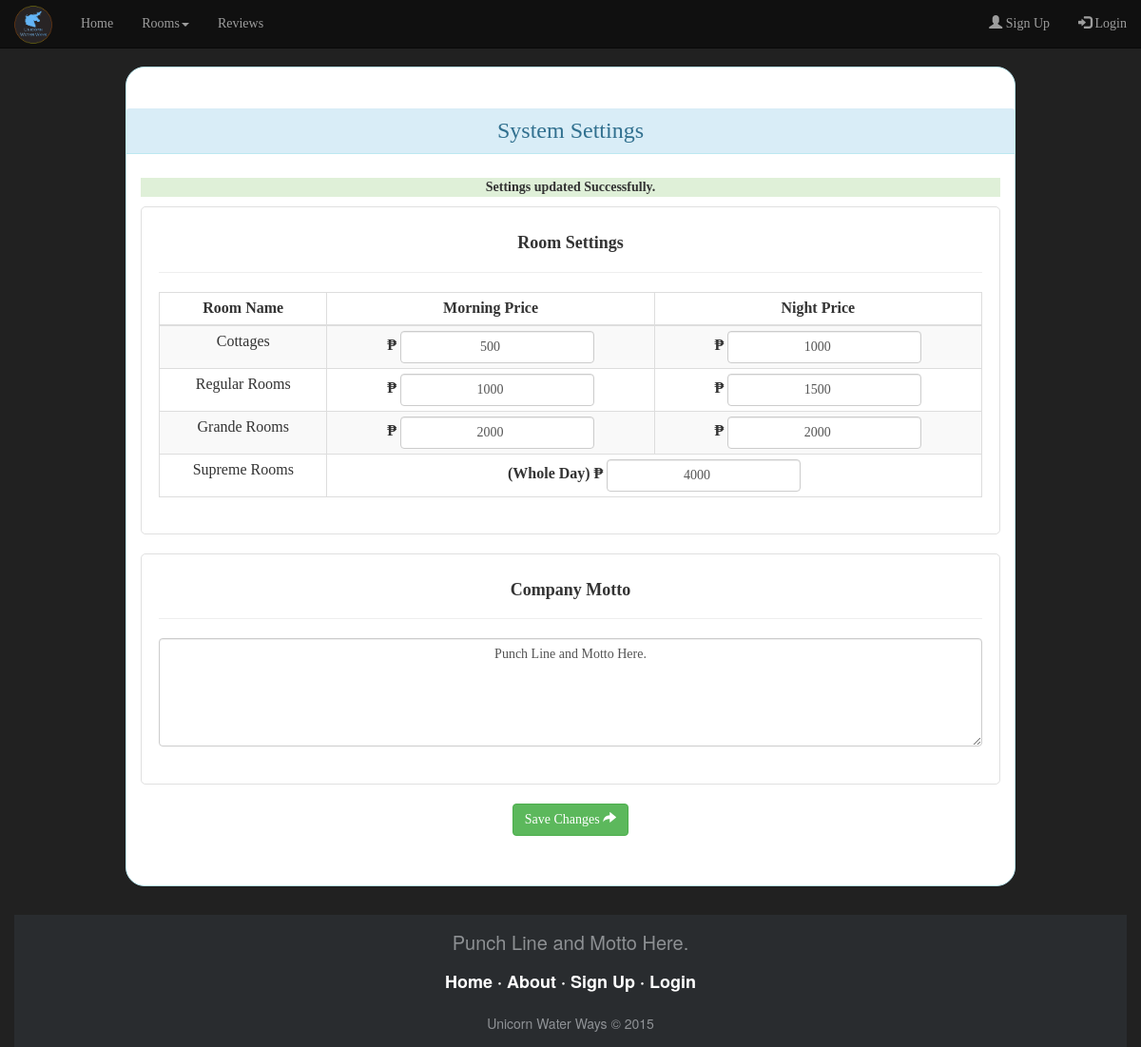
The app's page /settings.php?success=1 with its own data.
### tables this page shows
CREATE TABLE `amenities` (
  `id` int(1) NOT NULL,
  `name` varchar(30) DEFAULT NULL,
  `dayPrice` double(6,2) DEFAULT NULL,
  `nightPrice` double(6,2) DEFAULT NULL,
  `minPerson` int(2) DEFAULT NULL,
  `maxPerson` int(2) DEFAULT NULL,
  `count` int(2) DEFAULT NULL,
  PRIMARY KEY (`id`)
);

CREATE TABLE `motto` (
  `motto` varchar(999) DEFAULT NULL
);

### amenities.php (called while the page is built, shortened)
<?php
	include("db.php");
	$sql = "SELECT * FROM amenities WHERE id=1";
	$result = mysqli_query($conn, $sql);
	while($row = mysqli_fetch_assoc($result)) {
		$room1name = $row["name"];
		$room1dayPrice = number_format($row["dayPrice"], 2, '.', '');
		$room1nightPrice = number_format($row["nightPrice"], 2, '.', '');
	}
	$sql = "SELECT * FROM amenities WHERE id=2";
	$result = mysqli_query($conn, $sql);
	while($row = mysqli_fetch_assoc($result)) {
		$room2name = $row["name"];
		$room2dayPrice = number_format($row["dayPrice"], 2, '.', '');
		$room2nightPrice = number_format($row["nightPrice"], 2, '.', '');
	}
	$sql = "SELECT * FROM amenities WHERE id=3";
	$result = mysqli_query($conn, $sql);
	while($row = mysqli_fetch_assoc($result)) {
		$room3name = $row["name"];
		$room3dayPrice = number_format($row["dayPrice"], 2, '.', '');
		$room3nightPrice = number_format($row["nightPrice"], 2, '.', '');
	}
	$sql = "SELECT * FROM amenities WHERE id=4";
	$result = mysqli_query($conn, $sql);
	while($row = mysqli_fetch_assoc($result)) {
		$room4name = $row["name"];
		$room4dayPrice = number_format($row["dayPrice"], 2, '.', '');
		$room4nightPrice = number_format($row["nightPrice"], 2, '.', '');
	}
?>

### motto.php (called while the page is built)
<?php
	include('db.php');
	$sql = "SELECT motto FROM motto";
	$result = mysqli_query($conn, $sql);
	while($row = mysqli_fetch_assoc($result)) {
		$motto = $row['motto'];
	}
?>

### settings.php (the view, shortened to what this page needs)
<?php
	include("amenities.php");
	$room1dayPrice = number_format($room1dayPrice, 0, '', '');
	$room2dayPrice = number_format($room2dayPrice, 0, '', '');
	$room3dayPrice = number_format($room3dayPrice, 0, '', '');
	$room4dayPrice = number_format($room4dayPrice, 0, '', '');
	$room1nightPrice = number_format($room1nightPrice, 0, '', '');
	$room2nightPrice = number_format($room2nightPrice, 0, '', '');
	$room3nightPrice = number_format($room3nightPrice, 0, '', '');
	$room4nightPrice = number_format($room4nightPrice, 0, '', '');
	include("motto.php");
?>
<html lang="en">
  	<head>
	    <link rel="stylesheet" href="bootstrap/css/bootstrap.min.css">
	    <link rel="stylesheet" href="css/unicornic.css">
	    <link rel="stylesheet" href="css/settings.css">
  	</head>
  	<body data-spy="scroll" data-target=".navbar" data-offset="80">
	  	<nav id="nav" class="navbar navbar-inverse navbar-fixed-top">
		  	<div class="container-fluid">
			    <div class="navbar-header">
		    		<a href="index.php#home" class="navbar-brand">
		    			<img src="img/unicornLogo2.png" height="40px" width="40px"></img>
					</a>
			    </div>
			    <div class="collapse navbar-collapse" id="myNavbar">
			      	<ul class="nav navbar-nav">
			      		<li><a href="index.php#home">Home</a></li>
		        		<li class="dropdown">
		        			<a class="dropdown-toggle" data-toggle="dropdown" href="#">
		        				Rooms<span class="caret"></span>
		        			</a>
		        		</li>
		        		<li><a href="reviews.php">Reviews</a></li>
			      	</ul>
			      	<?php
			      	if (empty($_SESSION['login'])) {
				      	echo "
				      	<ul class='nav navbar-nav navbar-right'>
					        <li>
					        	<a href='signup.html'>
					        		<span class='glyphicon glyphicon-user'></span>
					        		Sign Up
					        	</a>
					        </li>
					        <li>
					        	<a href='login.html'>
					        		<span class='glyphicon glyphicon-log-in'></span>
					        		Login
				        		</a>
					        </li>
					    </ul>";
					}
				    ?>
			    </div>
		  	</div>
		</nav>
		<div class="card panel panel-default text-center panel-info settings">
			<h3 class="panel-heading">System Settings</h3>
			<form class="panel-body" action="saveSettings.php" method="post">
				<?php
					if(isset($_GET['success'])) {
						echo "<p class='bg-success'><strong>Settings updated Successfully.</strong></p>";
					}
				?>
				<div class="setting-card">
					<h4><strong>Room Settings</strong></h4>
					<hr>
					<div class="table-responsive">
						<table class="table table-condensed table-bordered table-striped form-inline">
							<thead>
								<th class="text-center">Room Name</th>
								<th class="text-center">Morning Price</th>
								<th class="text-center">Night Price</th>
							</thead>
							<tbody>
								<tr class="text-center">
									<td><?php echo $room1name; ?></td>
									<td>
										<label for="morningCPrice">&#8369;</label>
										<input onchange="priceChange(0)" oninput="priceChange(0)" class="form-control price-input" name="morningCPrice" id="morningCPrice"
											type="number" min="0" value="<?php echo $room1dayPrice; ?>"></input>
									</td>
									<td>
										<label for="nightCPrice">&#8369;</label>
										<input onchange="priceChange(1)" oninput="priceChange(1)" class="form-control price-input" name="nightCPrice" id="nightCPrice"
											type="number" min="0" value="<?php echo $room1nightPrice; ?>"></input>
									</td>
								</tr>
								<tr class="text-center">
									<td><?php echo $room2name; ?></td>
									<td>
										<label for="morningRPrice">&#8369;</label>
										<input onchange="priceChange(2)" oninput="priceChange(2)" class="form-control price-input" name="morningRPrice" id="morningRPrice"
											type="number" min="0" value="<?php echo $room2dayPrice; ?>"></input>
									</td>
									<td>
										<label for="nightRPrice">&#8369;</label>
										<input onchange="priceChange(3)" oninput="priceChange(3)" class="form-control price-input" name="nightRPrice" id="nightRPrice"
											type="number" min="0" value="<?php echo $room2nightPrice; ?>"></input>
									</td>
								</tr>
								<tr class="text-center">
									<td><?php echo $room3name; ?></td>
									<td>
										<label for="morningGPrice">&#8369;</label>
										<input onchange="priceChange(4)" oninput="priceChange(4)" class="form-control price-input" name="morningGPrice" id="morningGPrice"
											type="number" min="0" value="<?php echo $room3dayPrice; ?>"></input>
									</td>
									<td>
										<label for="nightGPrice">&#8369;</label>
										<input onchange="priceChange(5)" oninput="priceChange(5)" class="form-control price-input" name="nightGPrice" id="nightGPrice"
											type="number" min="0" value="<?php echo $room3nightPrice; ?>"></input>
									</td>
								</tr>
								<tr class="text-center">
									<td><?php echo $room4name; ?></td>
									<td colspan="2">
										<label for="sPrice">(Whole Day) &#8369;</label>
										<input onchange="priceChange(6)" oninput="priceChange(6)" class="form-control price-input" name="sPrice" id="sPrice"
											type="number" min="0" value="<?php echo $room4dayPrice + $room4nightPrice; ?>"></input>
									</td>
								</tr>
							</tbody>
						</table>
					</div>
				</div>
				<br>
				<div class="setting-card">
					<h4><strong>Company Motto</strong></h4>
					<hr>
					<textarea rows="5" class="form-control" id="motto" name="motto"
					size="50" required="true"><?php echo $motto;?></textarea>
					<br>
				</div>
				<br>
				<button class="btn btn-success">
					Save Changes
					<span class="glyphicon glyphicon-share-alt"></span>
				</button>
			</form>
		</div>
		<footer class="footer-basic-centered">
			<p class="footer-company-motto"><?php echo $motto;?></p>
			<p class="footer-links" id="scroll-effect">
				<a href="index.php#home">Home</a>
				·
				<a href="">About</a>
				·
				<a href="signup.html">Sign Up</a>
				·
				<a href="">Login</a>
			</p>
			<p class="footer-company-name">Unicorn Water Ways &copy; 2015</p>
		</footer>
	</body>
</html>

### css/unicornic.css (style rules this page uses)
.footer-basic-centered { background-color: #292c2f; box-sizing: border-box; width: 100%; text-align: center; font-size: 18px; padding: 15px; }
.footer-basic-centered .footer-company-motto { color: #8d9093; font-size: 20px; margin: 0; }
.footer-basic-centered .footer-company-name { color: #8f9296; font-size: 14px; margin: 0; }
.footer-basic-centered .footer-links { list-style: none; font-weight: bold; color: #ffffff; padding: 15px 0 20px; margin: 0; }
.footer-basic-centered .footer-links a { display:inline-block; text-decoration: none; color: inherit; }
.card { padding: 2% 0; border-radius: 20px; background: #fff; margin: 20px 0; }
html { height: 100%; }
body { height: 100%; padding: 0 15px; background: #212121; }
#nav { font-family: 'Century Gothic'; background: #101010; }
.navbar-brand > img { margin-top: -9px; }

### css/settings.css (style rules this page uses)
body { padding-top: 70px; }
.settings { font-family: 'Century Gothic'; margin: 0 10% 30px; }
#motto { resize: vertical; text-align: center; }
.setting-card { border: 1px solid #e0e0e0; border-radius: 5px; padding: 2%; }
.form-control { text-align: center; }

### records on screen
amenities: name "Cottages", morningCPrice "500", nightCPrice "1000"
amenities: name "Regular Rooms", morningRPrice "1000", nightRPrice "1500"
amenities: name "Grande Rooms", morningGPrice "2000", nightGPrice "2000"
amenities: name "Supreme Rooms", sPrice "4000"
motto: motto "Punch Line and Motto Here."
